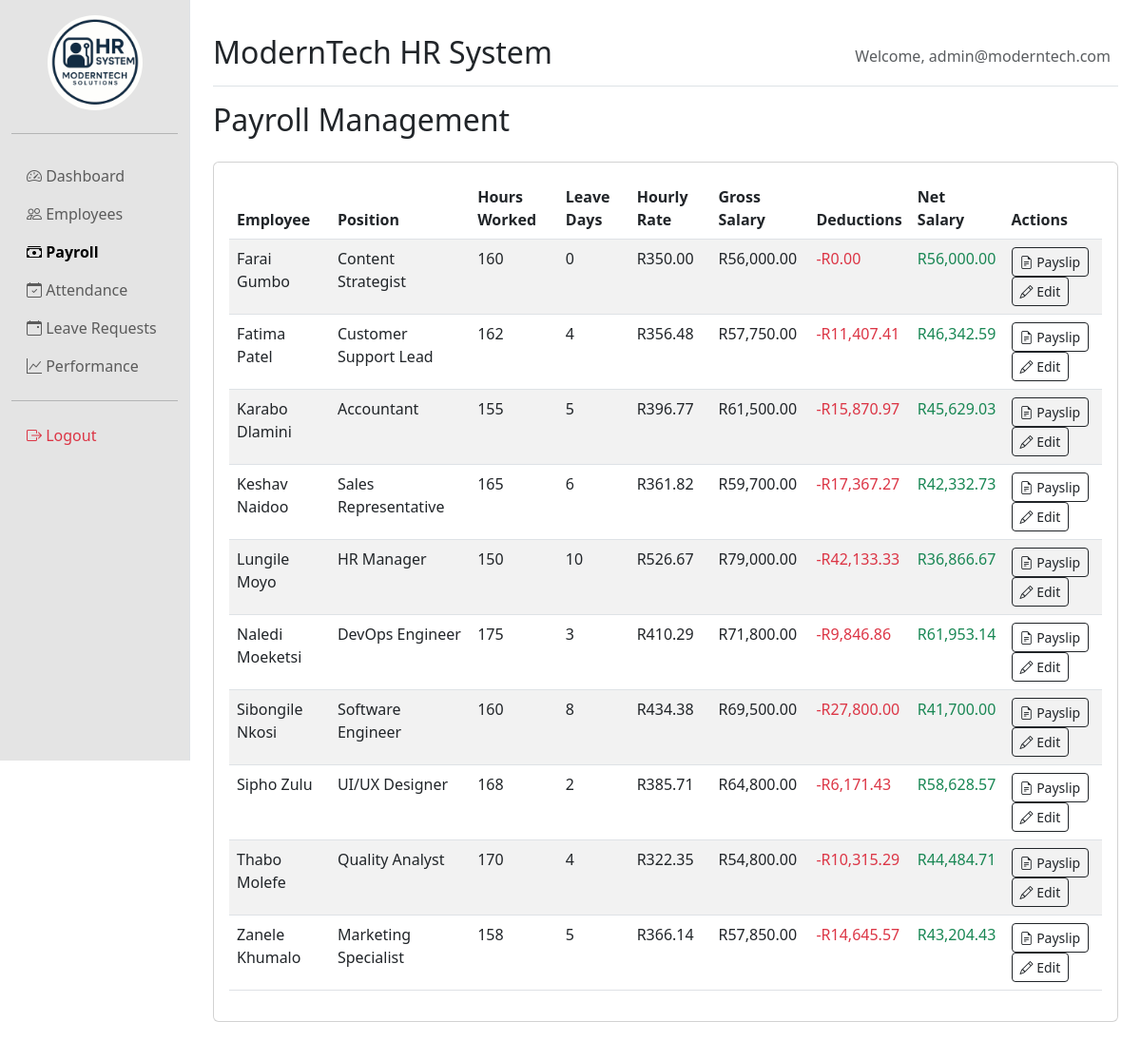
The app's page /payroll.php (signed in) with its own data.
### tables this page shows
CREATE TABLE IF NOT EXISTS payroll_data (
    id INT AUTO_INCREMENT PRIMARY KEY,
    employee_id INT NOT NULL,
    hours_worked INT DEFAULT 160,
    leave_deductions INT DEFAULT 0,
    final_salary DECIMAL(10,2) NOT NULL,
    FOREIGN KEY (employee_id) REFERENCES employees(employee_id) ON DELETE CASCADE
);

CREATE TABLE employees (
    employee_id INT PRIMARY KEY,
    name VARCHAR(100) NOT NULL,
    position VARCHAR(100) NOT NULL,
    department VARCHAR(100) NOT NULL,
    salary DECIMAL(10,2) NOT NULL,
    employment_history TEXT,
    contact_email VARCHAR(100) NOT NULL
);

### payroll.php (the view, shortened to what this page needs)
<?php
require_once 'db.php';
require_once 'header.php';
$payrollData = $conn->query("
    SELECT e.employee_id, e.name, e.position, e.salary,
    p.hours_worked, p.leave_deductions, p.final_salary
    FROM employees e
    JOIN payroll_data p ON e.employee_id = p.employee_id
    ORDER BY e.name
");
$payrollResults = [];
while ($employee = $payrollData->fetch_assoc()) {
    $hoursWorked = ($employee['hours_worked'] && $employee['hours_worked'] > 0) ? $employee['hours_worked'] : 160;
    $hourlyRate = $employee['final_salary'] / $hoursWorked;
    $leaveHours = $employee['leave_deductions'] * 8;
    $deductionAmount = $hourlyRate * $leaveHours;
    $netSalary = $employee['final_salary'] - $deductionAmount;
    $payrollResults[] = [
        'employeeId' => $employee['employee_id'],
        'name' => $employee['name'],
        'position' => $employee['position'],
        'hoursWorked' => $hoursWorked,
        'leaveDeductions' => $employee['leave_deductions'],
        'grossSalary' => $employee['final_salary'],
        'hourlyRate' => number_format($hourlyRate, 2),
        'leaveHours' => $leaveHours,
        'deductionAmount' => number_format($deductionAmount, 2),
        'netSalary' => number_format($netSalary, 2)
    ];
}
?>
<div class="d-flex justify-content-between mb-3">
    <h2>Payroll Management</h2>
</div>
<div class="card">
    <div class="card-body">
        <table class="table table-striped table-hover">
            <thead>
                <tr>
                    <th>Employee</th>
                    <th>Position</th>
                    <th>Hours Worked</th>
                    <th>Leave Days</th>
                    <th>Hourly Rate</th>
                    <th>Gross Salary</th>
                    <th>Deductions</th>
                    <th>Net Salary</th>
                    <th>Actions</th>
                </tr>
            </thead>
            <tbody>
                <?php foreach ($payrollResults as $employee): ?>
                <tr>
                    <td><?php echo $employee['name']; ?></td>
                    <td><?php echo $employee['position']; ?></td>
                    <td><?php echo $employee['hoursWorked']; ?></td>
                    <td><?php echo $employee['leaveDeductions']; ?></td>
                    <td>R<?php echo $employee['hourlyRate']; ?></td>
                    <td>R<?php echo number_format($employee['grossSalary'], 2); ?></td>
                    <td class="text-danger">-R<?php echo $employee['deductionAmount']; ?></td>
                    <td class="text-success">R<?php echo $employee['netSalary']; ?></td>
                    <td>
                        <button class="btn btn-sm btn-outline-dark" data-bs-toggle="modal"
                                data-bs-target="#payslipModal"
                                data-name="<?php echo $employee['name']; ?>"
                                data-id="<?php echo $employee['employeeId']; ?>"
                                data-gross="<?php echo number_format($employee['grossSalary'], 2); ?>"
                                data-deductions="<?php echo $employee['deductionAmount']; ?>"
                                data-net="<?php echo $employee['netSalary']; ?>">
                            <i class="bi bi-file-earmark-text"></i> Payslip
                        </button>
                        <button class="btn btn-sm btn-outline-dark" data-bs-toggle="modal"
                                data-bs-target="#editPayrollModal"
                                data-id="<?php echo $employee['employeeId']; ?>"
                                data-name="<?php echo $employee['name']; ?>"
                                data-hours="<?php echo $employee['hoursWorked']; ?>"
                                data-leave="<?php echo $employee['leaveDeductions']; ?>"
                                data-salary="<?php echo $employee['grossSalary']; ?>">
                            <i class="bi bi-pencil"></i> Edit
                        </button>
                    </td>
                </tr>
                <?php endforeach; ?>
            </tbody>
        </table>
    </div>
</div>
<?php
require_once 'footer.php';
?>

### records on screen
payroll_data: employee.name "Farai Gumbo", employee.position "Content Strategist", hours_worked "160", leave_deductions "0", hourlyRate "350.00", grossSalary "56,000.00", deductionAmount "0.00", netSalary "56,000.00"
payroll_data: employee.name "Fatima Patel", employee.position "Customer Support Lead", hours_worked "162", leave_deductions "4", hourlyRate "356.48", final_salary "57,750.00", deductionAmount "11,407.41", netSalary "46,342.59"
payroll_data: employee.name "Karabo Dlamini", employee.position "Accountant", hours_worked "155", leave_deductions "5", hourlyRate "396.77", final_salary "61,500.00", deductionAmount "15,870.97", netSalary "45,629.03"
payroll_data: employee.name "Keshav Naidoo", employee.position "Sales Representative", hours_worked "165", leave_deductions "6", hourlyRate "361.82", final_salary "59,700.00", deductionAmount "17,367.27", netSalary "42,332.73"
payroll_data: employee.name "Lungile Moyo", employee.position "HR Manager", hours_worked "150", leave_deductions "10", hourlyRate "526.67", final_salary "79,000.00", deductionAmount "42,133.33", netSalary "36,866.67"
payroll_data: employee.name "Naledi Moeketsi", employee.position "DevOps Engineer", hours_worked "175", leave_deductions "3", hourlyRate "410.29", final_salary "71,800.00", deductionAmount "9,846.86", netSalary "61,953.14"
payroll_data: employee.name "Sibongile Nkosi", employee.position "Software Engineer", hours_worked "160", leave_deductions "8", hourlyRate "434.38", final_salary "69,500.00", deductionAmount "27,800.00", netSalary "41,700.00"
payroll_data: employee.name "Sipho Zulu", employee.position "UI/UX Designer", hours_worked "168", leave_deductions "2", hourlyRate "385.71", final_salary "64,800.00", deductionAmount "6,171.43", netSalary "58,628.57"
payroll_data: employee.name "Thabo Molefe", employee.position "Quality Analyst", hours_worked "170", leave_deductions "4", hourlyRate "322.35", final_salary "54,800.00", deductionAmount "10,315.29", netSalary "44,484.71"
payroll_data: employee.name "Zanele Khumalo", employee.position "Marketing Specialist", hours_worked "158", leave_deductions "5", hourlyRate "366.14", final_salary "57,850.00", deductionAmount "14,645.57", netSalary "43,204.43"

### other values on screen
$_SESSION['username'] "admin@moderntech.com"
